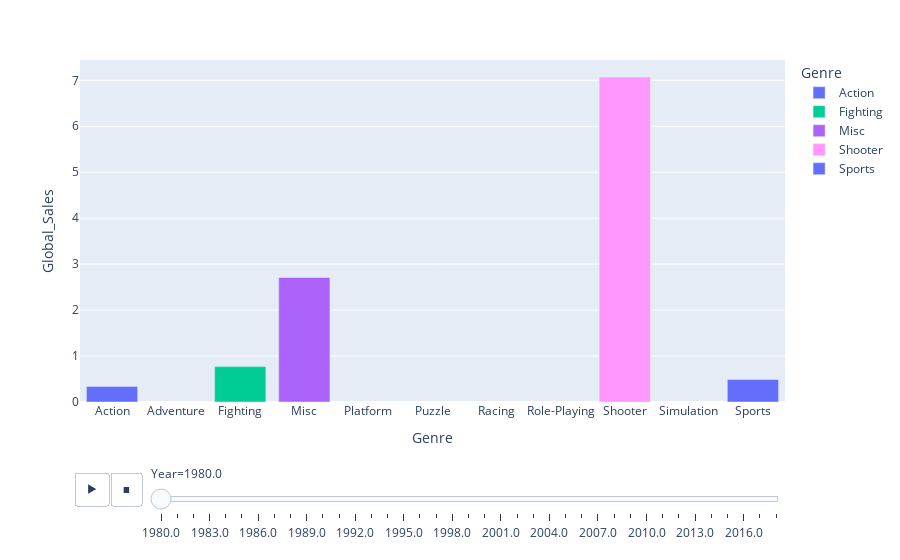

Notebook source saved alongside this figure:
### Markdown cell above
- 3.2.2.2 **Данный график отображает суммарное количество проданных игр конкретным жанром сквозь года**

### Code cell
import plotly.express as px

fig = px.bar(df_gg, x = "Genre", y = "Global_Sales", color = "Genre", animation_frame = "Year")
fig.show()

### Figure 1 — Plotly figure (JSON) as saved in the notebook; plotly's stock layout.template omitted (floating-point values rounded to 4 significant figures)
{"data": [{"alignmentgroup": "True", "hovertemplate": "Genre=%{x}<br>Year=1980.0<br>Global_Sales=%{y}<extra></extra>", "legendgroup": "Action", "marker": {"color": "#636efa", "pattern": {"shape": ""}}, "name": "Action", "offsetgroup": "Action", "orientation": "v", "showlegend": true, "textposition": "auto", "type": "bar", "x": ["Action"], "xaxis": "x", "y": [0.34], "yaxis": "y"}, {"alignmentgroup": "True", "hovertemplate": "Genre=%{x}<br>Year=1980.0<br>Global_Sales=%{y}<extra></extra>", "legendgroup": "Fighting", "marker": {"color": "#00cc96", "pattern": {"shape": ""}}, "name": "Fighting", "offsetgroup": "Fighting", "orientation": "v", "showlegend": true, "textposition": "auto", "type": "bar", "x": ["Fighting"], "xaxis": "x", "y": [0.77], "yaxis": "y"}, {"alignmentgroup": "True", "hovertemplate": "Genre=%{x}<br>Year=1980.0<br>Global_Sales=%{y}<extra></extra>", "legendgroup": "Misc", "marker": {"color": "#ab63fa", "pattern": {"shape": ""}}, "name": "Misc", "offsetgroup": "Misc", "orientation": "v", "showlegend": true, "textposition": "auto", "type": "bar", "x": ["Misc"], "xaxis": "x", "y": [2.71], "yaxis": "y"}, {"alignmentgroup": "True", "hovertemplate": "Genre=%{x}<br>Year=1980.0<br>Global_Sales=%{y}<extra></extra>", "legendgroup": "Shooter", "marker": {"color": "#FF97FF", "pattern": {"shape": ""}}, "name": "Shooter", "offsetgroup": "Shooter", "orientation": "v", "showlegend": true, "textposition": "auto", "type": "bar", "x": ["Shooter"], "xaxis": "x", "y": [7.07], "yaxis": "y"}, {"alignmentgroup": "True", "hovertemplate": "Genre=%{x}<br>Year=1980.0<br>Global_Sales=%{y}<extra></extra>", "legendgroup": "Sports", "marker": {"color": "#636efa", "pattern": {"shape": ""}}, "name": "Sports", "offsetgroup": "Sports", "orientation": "v", "showlegend": true, "textposition": "auto", "type": "bar", "x": ["Sports"], "xaxis": "x", "y": [0.49], "yaxis": "y"}], "layout": {"barmode": "relative", "legend": {"title": {"text": "Genre"}, "tracegroupgap": 0}, "margin": {"t": 60}, "sliders": [{"active": 0, "currentvalue": {"prefix": "Year="}, "len": 0.9, "pad": {"b": 10, "t": 60}, "steps": [{"args": [["1980.0"], {"frame": {"duration": 0, "redraw": true}, "fromcurrent": true, "mode": "immediate", "transition": {"duration": 0, "easing": "linear"}}], "label": "1980.0", "method": "animate"}, {"args": [["1981.0"], {"frame": {"duration": 0, "redraw": true}, "fromcurrent": true, "mode": "immediate", "transition": {"duration": 0, "easing": "linear"}}], "label": "1981.0", "method": "animate"}, {"args": [["1982.0"], {"frame": {"duration": 0, "redraw": true}, "fromcurrent": true, "mode": "immediate", "transition": {"duration": 0, "easing": "linear"}}], "label": "1982.0", "method": "animate"}, {"args": [["1983.0"], {"frame": {"duration": 0, "redraw": true}, "fromcurrent": true, "mode": "immediate", "transition": {"duration": 0, "easing": "linear"}}], "label": "1983.0", "method": "animate"}, {"args": [["1984.0"], {"frame": {"duration": 0, "redraw": true}, "fromcurrent": true, "mode": "immediate", "transition": {"duration": 0, "easing": "linear"}}], "label": "1984.0", "method": "animate"}, {"args": [["1985.0"], {"frame": {"duration": 0, "redraw": true}, "fromcurrent": true, "mode": "immediate", "transition": {"duration": 0, "easing": "linear"}}], "label": "1985.0", "method": "animate"}, {"args": [["1986.0"], {"frame": {"duration": 0, "redraw": true}, "fromcurrent": true, "mode": "immediate", "transition": {"duration": 0, "easing": "linear"}}], "label": "1986.0", "method": "animate"}, {"args": [["1987.0"], {"frame": {"duration": 0, "redraw": true}, "fromcurrent": true, "mode": "immediate", "transition": {"duration": 0, "easing": "linear"}}], "label": "1987.0", "method": "animate"}, {"args": [["1988.0"], {"frame": {"duration": 0, "redraw": true}, "fromcurrent": true, "mode": "immediate", "transition": {"duration": 0, "easing": "linear"}}], "label": "1988.0", "method": "animate"}, {"args": [["1989.0"], {"frame": {"duration": 0, "redraw": true}, "fromcurrent": true, "mode": "immediate", "transition": {"duration": 0, "easing": "linear"}}], "label": "1989.0", "method": "animate"}, {"args": [["1990.0"], {"frame": {"duration": 0, "redraw": true}, "fromcurrent": true, "mode": "immediate", "transition": {"duration": 0, "easing": "linear"}}], "label": "1990.0", "method": "animate"}, {"args": [["1991.0"], {"frame": {"duration": 0, "redraw": true}, "fromcurrent": true, "mode": "immediate", "transition": {"duration": 0, "easing": "linear"}}], "label": "1991.0", "method": "animate"}, {"args": [["1992.0"], {"frame": {"duration": 0, "redraw": true}, "fromcurrent": true, "mode": "immediate", "transition": {"duration": 0, "easing": "linear"}}], "label": "1992.0", "method": "animate"}, {"args": [["1993.0"], {"frame": {"duration": 0, "redraw": true}, "fromcurrent": true, "mode": "immediate", "transition": {"duration": 0, "easing": "linear"}}], "label": "1993.0", "method": "animate"}, {"args": [["1994.0"], {"frame": {"duration": 0, "redraw": true}, "fromcurrent": true, "mode": "immediate", "transition": {"duration": 0, "easing": "linear"}}], "label": "1994.0", "method": "animate"}, {"args": [["1995.0"], {"frame": {"duration": 0, "redraw": true}, "fromcurrent": true, "mode": "immediate", "transition": {"duration": 0, "easing": "linear"}}], "label": "1995.0", "method": "animate"}, {"args": [["1996.0"], {"frame": {"duration": 0, "redraw": true}, "fromcurrent": true, "mode": "immediate", "transition": {"duration": 0, "easing": "linear"}}], "label": "1996.0", "method": "animate"}, {"args": [["1997.0"], {"frame": {"duration": 0, "redraw": true}, "fromcurrent": true, "mode": "immediate", "transition": {"duration": 0, "easing": "linear"}}], "label": "1997.0", "method": "animate"}, {"args": [["1998.0"], {"frame": {"duration": 0, "redraw": true}, "fromcurrent": true, "mode": "immediate", "transition": {"duration": 0, "easing": "linear"}}], "label": "1998.0", "method": "animate"}, {"args": [["1999.0"], {"frame": {"duration": 0, "redraw": true}, "fromcurrent": true, "mode": "immediate", "transition": {"duration": 0, "easing": "linear"}}], "label": "1999.0", "method": "animate"}, {"args": [["2000.0"], {"frame": {"duration": 0, "redraw": true}, "fromcurrent": true, "mode": "immediate", "transition": {"duration": 0, "easing": "linear"}}], "label": "2000.0", "method": "animate"}, {"args": [["2001.0"], {"frame": {"duration": 0, "redraw": true}, "fromcurrent": true, "mode": "immediate", "transition": {"duration": 0, "easing": "linear"}}], "label": "2001.0", "method": "animate"}, {"args": [["2002.0"], {"frame": {"duration": 0, "redraw": true}, "fromcurrent": true, "mode": "immediate", "transition": {"duration": 0, "easing": "linear"}}], "label": "2002.0", "method": "animate"}, {"args": [["2003.0"], {"frame": {"duration": 0, "redraw": true}, "fromcurrent": true, "mode": "immediate", "transition": {"duration": 0, "easing": "linear"}}], "label": "2003.0", "method": "animate"}, {"args": [["2004.0"], {"frame": {"duration": 0, "redraw": true}, "fromcurrent": true, "mode": "immediate", "transition": {"duration": 0, "easing": "linear"}}], "label": "2004.0", "method": "animate"}, {"args": [["2005.0"], {"frame": {"duration": 0, "redraw": true}, "fromcurrent": true, "mode": "immediate", "transition": {"duration": 0, "easing": "linear"}}], "label": "2005.0", "method": "animate"}, {"args": [["2006.0"], {"frame": {"duration": 0, "redraw": true}, "fromcurrent": true, "mode": "immediate", "transition": {"duration": 0, "easing": "linear"}}], "label": "2006.0", "method": "animate"}, {"args": [["2007.0"], {"frame": {"duration": 0, "redraw": true}, "fromcurrent": true, "mode": "immediate", "transition": {"duration": 0, "easing": "linear"}}], "label": "2007.0", "method": "animate"}, {"args": [["2008.0"], {"frame": {"duration": 0, "redraw": true}, "fromcurrent": true, "mode": "immediate", "transition": {"duration": 0, "easing": "linear"}}], "label": "2008.0", "method": "animate"}, {"args": [["2009.0"], {"frame": {"duration": 0, "redraw": true}, "fromcurrent": true, "mode": "immediate", "transition": {"duration": 0, "easing": "linear"}}], "label": "2009.0", "method": "animate"}, {"args": [["2010.0"], {"frame": {"duration": 0, "redraw": true}, "fromcurrent": true, "mode": "immediate", "transition": {"duration": 0, "easing": "linear"}}], "label": "2010.0", "method": "animate"}, {"args": [["2011.0"], {"frame": {"duration": 0, "redraw": true}, "fromcurrent": true, "mode": "immediate", "transition": {"duration": 0, "easing": "linear"}}], "label": "2011.0", "method": "animate"}, {"args": [["2012.0"], {"frame": {"duration": 0, "redraw": true}, "fromcurrent": true, "mode": "immediate", "transition": {"duration": 0, "easing": "linear"}}], "label": "2012.0", "method": "animate"}, {"args": [["2013.0"], {"frame": {"duration": 0, "redraw": true}, "fromcurrent": true, "mode": "immediate", "transition": {"duration": 0, "easing": "linear"}}], "label": "2013.0", "method": "animate"}, {"args": [["2014.0"], {"frame": {"duration": 0, "redraw": true}, "fromcurrent": true, "mode": "immediate", "transition": {"duration": 0, "easing": "linear"}}], "label": "2014.0", "method": "animate"}, {"args": [["2015.0"], {"frame": {"duration": 0, "redraw": true}, "fromcurrent": true, "mode": "immediate", "transition": {"duration": 0, "easing": "linear"}}], "label": "2015.0", "method": "animate"}, {"args": [["2016.0"], {"frame": {"duration": 0, "redraw": true}, "fromcurrent": true, "mode": "immediate", "transition": {"duration": 0, "easing": "linear"}}], "label": "2016.0", "method": "animate"}, {"args": [["2017.0"], {"frame": {"duration": 0, "redraw": true}, "fromcurrent": true, "mode": "immediate", "transition": {"duration": 0, "easing": "linear"}}], "label": "2017.0", "method": "animate"}, {"args": [["2020.0"], {"frame": {"duration": 0, "redraw": true}, "fromcurrent": true, "mode": "immediate", "transition": {"duration": 0, "easing": "linear"}}], "label": "2020.0", "method": "animate"}], "x": 0.1, "xanchor": "left", "y": 0, "yanchor": "top"}], "updatemenus": [{"buttons": [{"args": [null, {"frame": {"duration": 500, "redraw": true}, "fromcurrent": true, "mode": "immediate", "transition": {"duration": 500, "easing": "linear"}}], "label": "&#9654;", "method": "animate"}, {"args": [[null], {"frame": {"duration": 0, "redraw": true}, "fromcurrent": true, "mode": "immediate", "transition": {"duration": 0, "easing": "linear"}}], "label": "&#9724;", "method": "animate"}], "direction": "left", "pad": {"r": 10, "t": 70}, "showactive": false, "type": "buttons", "x": 0.1, "xanchor": "right", "y": 0, "yanchor": "top"}], "xaxis": {"anchor": "y", "categoryarray": ["Action", "Adventure", "Fighting", "Misc", "Platform", "Puzzle", "Racing", "Role-Playing", "Shooter", "Simulation", "Sports", "Strategy"], "categoryorder": "array", "domain": [0, 1], "title": {"text": "Genre"}}, "yaxis": {"anchor": "x", "domain": [0, 1], "title": {"text": "Global_Sales"}}}}
